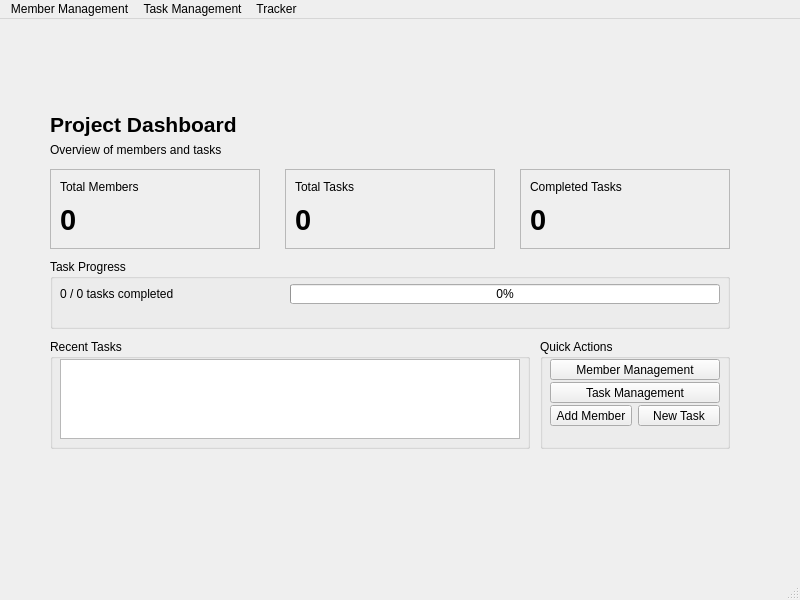
<?xml version="1.0" encoding="UTF-8"?>
<ui version="4.0">
 <class>MainWindow</class>
 <widget class="QMainWindow" name="MainWindow">
  <property name="geometry">
   <rect>
    <x>0</x>
    <y>0</y>
    <width>800</width>
    <height>600</height>
   </rect>
  </property>
  <property name="windowTitle">
   <string>Company/Team Management System</string>
  </property>
  <property name="styleSheet">
   <string notr="true"/>
  </property>
  <widget class="QWidget" name="centralwidget">
   <widget class="QStackedWidget" name="stackedWidget">
    <property name="geometry">
     <rect>
      <x>30</x>
      <y>80</y>
      <width>721</width>
      <height>361</height>
     </rect>
    </property>
    <property name="currentIndex">
     <number>2</number>
    </property>
    <widget class="QWidget" name="pageMember">
     <widget class="QPushButton" name="btnAddMember">
      <property name="geometry">
       <rect>
        <x>20</x>
        <y>30</y>
        <width>151</width>
        <height>26</height>
       </rect>
      </property>
      <property name="text">
       <string>Add Member</string>
      </property>
     </widget>
     <widget class="QPushButton" name="btnDeleteMember">
      <property name="geometry">
       <rect>
        <x>20</x>
        <y>70</y>
        <width>151</width>
        <height>26</height>
       </rect>
      </property>
      <property name="text">
       <string>Delete Member</string>
      </property>
     </widget>
     <widget class="QPushButton" name="btnEditMember">
      <property name="geometry">
       <rect>
        <x>20</x>
        <y>110</y>
        <width>151</width>
        <height>26</height>
       </rect>
      </property>
      <property name="text">
       <string>Edit Member</string>
      </property>
     </widget>
     <widget class="QTableWidget" name="tableMember">
      <property name="geometry">
       <rect>
        <x>180</x>
        <y>30</y>
        <width>511</width>
        <height>261</height>
       </rect>
      </property>
     </widget>
     <widget class="QPushButton" name="btnSearch">
      <property name="geometry">
       <rect>
        <x>180</x>
        <y>0</y>
        <width>81</width>
        <height>26</height>
       </rect>
      </property>
      <property name="text">
       <string>Search</string>
      </property>
     </widget>
    </widget>
    <widget class="QWidget" name="pageTask">
     <widget class="QPushButton" name="btnNewTask">
      <property name="geometry">
       <rect>
        <x>20</x>
        <y>30</y>
        <width>141</width>
        <height>26</height>
       </rect>
      </property>
      <property name="text">
       <string>New Task</string>
      </property>
     </widget>
     <widget class="QPushButton" name="btnDeleteTask">
      <property name="geometry">
       <rect>
        <x>20</x>
        <y>70</y>
        <width>141</width>
        <height>26</height>
       </rect>
      </property>
      <property name="text">
       <string>Delete Task</string>
      </property>
     </widget>
     <widget class="QPushButton" name="btnAssignTask">
      <property name="geometry">
       <rect>
        <x>20</x>
        <y>110</y>
        <width>141</width>
        <height>26</height>
       </rect>
      </property>
      <property name="text">
       <string>Assign Task</string>
      </property>
     </widget>
     <widget class="QTableWidget" name="tableTask">
      <property name="geometry">
       <rect>
        <x>170</x>
        <y>30</y>
        <width>511</width>
        <height>261</height>
       </rect>
      </property>
     </widget>
     <widget class="QPushButton" name="btnSearch_2">
      <property name="geometry">
       <rect>
        <x>170</x>
        <y>0</y>
        <width>81</width>
        <height>26</height>
       </rect>
      </property>
      <property name="text">
       <string>Search</string>
      </property>
     </widget>
     <widget class="QPushButton" name="btnEditTask">
      <property name="geometry">
       <rect>
        <x>20</x>
        <y>150</y>
        <width>141</width>
        <height>26</height>
       </rect>
      </property>
      <property name="text">
       <string>Edit Task</string>
      </property>
     </widget>
    </widget>
    <widget class="QWidget" name="pageProject">
     <widget class="QLabel" name="labelHomeTitle">
      <property name="geometry">
       <rect>
        <x>20</x>
        <y>10</y>
        <width>681</width>
        <height>31</height>
       </rect>
      </property>
      <property name="font">
       <font>
        <pointsize>16</pointsize>
        <bold>true</bold>
       </font>
      </property>
      <property name="text">
       <string>Project Dashboard</string>
      </property>
     </widget>
     <widget class="QLabel" name="labelHomeSubtitle">
      <property name="geometry">
       <rect>
        <x>20</x>
        <y>40</y>
        <width>681</width>
        <height>21</height>
       </rect>
      </property>
      <property name="text">
       <string>Overview of members and tasks</string>
      </property>
     </widget>
     <widget class="QFrame" name="frameCardMembers">
      <property name="geometry">
       <rect>
        <x>20</x>
        <y>70</y>
        <width>210</width>
        <height>80</height>
       </rect>
      </property>
      <property name="frameShape">
       <enum>QFrame::StyledPanel</enum>
      </property>
      <property name="frameShadow">
       <enum>QFrame::Raised</enum>
      </property>
      <widget class="QLabel" name="labelCardMembersTitle">
       <property name="geometry">
        <rect>
         <x>10</x>
         <y>10</y>
         <width>191</width>
         <height>16</height>
        </rect>
       </property>
       <property name="text">
        <string>Total Members</string>
       </property>
      </widget>
      <widget class="QLabel" name="labelTotalMembers">
       <property name="geometry">
        <rect>
         <x>10</x>
         <y>30</y>
         <width>191</width>
         <height>41</height>
        </rect>
       </property>
       <property name="font">
        <font>
         <pointsize>22</pointsize>
         <bold>true</bold>
        </font>
       </property>
       <property name="text">
        <string>0</string>
       </property>
      </widget>
     </widget>
     <widget class="QFrame" name="frameCardTasks">
      <property name="geometry">
       <rect>
        <x>255</x>
        <y>70</y>
        <width>210</width>
        <height>80</height>
       </rect>
      </property>
      <property name="frameShape">
       <enum>QFrame::StyledPanel</enum>
      </property>
      <property name="frameShadow">
       <enum>QFrame::Raised</enum>
      </property>
      <widget class="QLabel" name="labelCardTasksTitle">
       <property name="geometry">
        <rect>
         <x>10</x>
         <y>10</y>
         <width>191</width>
         <height>16</height>
        </rect>
       </property>
       <property name="text">
        <string>Total Tasks</string>
       </property>
      </widget>
      <widget class="QLabel" name="labelTotalTasks">
       <property name="geometry">
        <rect>
         <x>10</x>
         <y>30</y>
         <width>191</width>
         <height>41</height>
        </rect>
       </property>
       <property name="font">
        <font>
         <pointsize>22</pointsize>
         <bold>true</bold>
        </font>
       </property>
       <property name="text">
        <string>0</string>
       </property>
      </widget>
     </widget>
     <widget class="QFrame" name="frameCardCompleted">
      <property name="geometry">
       <rect>
        <x>490</x>
        <y>70</y>
        <width>210</width>
        <height>80</height>
       </rect>
      </property>
      <property name="frameShape">
       <enum>QFrame::StyledPanel</enum>
      </property>
      <property name="frameShadow">
       <enum>QFrame::Raised</enum>
      </property>
      <widget class="QLabel" name="labelCardCompletedTitle">
       <property name="geometry">
        <rect>
         <x>10</x>
         <y>10</y>
         <width>191</width>
         <height>16</height>
        </rect>
       </property>
       <property name="text">
        <string>Completed Tasks</string>
       </property>
      </widget>
      <widget class="QLabel" name="labelCompletedTasks">
       <property name="geometry">
        <rect>
         <x>10</x>
         <y>30</y>
         <width>191</width>
         <height>41</height>
        </rect>
       </property>
       <property name="font">
        <font>
         <pointsize>22</pointsize>
         <bold>true</bold>
        </font>
       </property>
       <property name="text">
        <string>0</string>
       </property>
      </widget>
     </widget>
     <widget class="QGroupBox" name="groupTaskProgress">
      <property name="geometry">
       <rect>
        <x>20</x>
        <y>160</y>
        <width>680</width>
        <height>70</height>
       </rect>
      </property>
      <property name="title">
       <string>Task Progress</string>
      </property>
      <widget class="QLabel" name="labelProgressText">
       <property name="geometry">
        <rect>
         <x>10</x>
         <y>25</y>
         <width>220</width>
         <height>20</height>
        </rect>
       </property>
       <property name="text">
        <string>0 / 0 tasks completed</string>
       </property>
      </widget>
      <widget class="QProgressBar" name="progressTasks">
       <property name="geometry">
        <rect>
         <x>240</x>
         <y>25</y>
         <width>430</width>
         <height>20</height>
        </rect>
       </property>
       <property name="value">
        <number>0</number>
       </property>
      </widget>
     </widget>
     <widget class="QGroupBox" name="groupRecentTasks">
      <property name="geometry">
       <rect>
        <x>20</x>
        <y>240</y>
        <width>480</width>
        <height>110</height>
       </rect>
      </property>
      <property name="title">
       <string>Recent Tasks</string>
      </property>
      <widget class="QTableWidget" name="tableRecentTasks">
       <property name="geometry">
        <rect>
         <x>10</x>
         <y>20</y>
         <width>460</width>
         <height>80</height>
        </rect>
       </property>
      </widget>
     </widget>
     <widget class="QGroupBox" name="groupQuickActions">
      <property name="geometry">
       <rect>
        <x>510</x>
        <y>240</y>
        <width>190</width>
        <height>110</height>
       </rect>
      </property>
      <property name="title">
       <string>Quick Actions</string>
      </property>
      <widget class="QPushButton" name="btnGoMember">
       <property name="geometry">
        <rect>
         <x>10</x>
         <y>20</y>
         <width>170</width>
         <height>21</height>
        </rect>
       </property>
       <property name="text">
        <string>Member Management</string>
       </property>
      </widget>
      <widget class="QPushButton" name="btnGoTask">
       <property name="geometry">
        <rect>
         <x>10</x>
         <y>43</y>
         <width>170</width>
         <height>21</height>
        </rect>
       </property>
       <property name="text">
        <string>Task Management</string>
       </property>
      </widget>
      <widget class="QPushButton" name="btnQuickAddMember">
       <property name="geometry">
        <rect>
         <x>10</x>
         <y>66</y>
         <width>82</width>
         <height>21</height>
        </rect>
       </property>
       <property name="text">
        <string>Add Member</string>
       </property>
      </widget>
      <widget class="QPushButton" name="btnQuickNewTask">
       <property name="geometry">
        <rect>
         <x>98</x>
         <y>66</y>
         <width>82</width>
         <height>21</height>
        </rect>
       </property>
       <property name="text">
        <string>New Task</string>
       </property>
      </widget>
     </widget>
    </widget>
   </widget>
   <widget class="QLabel" name="label">
    <property name="geometry">
     <rect>
      <x>20</x>
      <y>0</y>
      <width>81</width>
      <height>81</height>
     </rect>
    </property>
    <property name="text">
     <string/>
    </property>
    <property name="pixmap">
     <pixmap>:/images/75size.png</pixmap>
    </property>
   </widget>
  </widget>
  <widget class="QMenuBar" name="menubar">
   <property name="geometry">
    <rect>
     <x>0</x>
     <y>0</y>
     <width>800</width>
     <height>33</height>
    </rect>
   </property>
   <widget class="QMenu" name="actionMember">
    <property name="title">
     <string>Member Management</string>
    </property>
    <addaction name="actionAdd_members"/>
   </widget>
   <widget class="QMenu" name="actionTask">
    <property name="title">
     <string>Task Management</string>
    </property>
    <addaction name="actionCreate_a_new_task"/>
   </widget>
   <widget class="QMenu" name="actionTracker">
    <property name="title">
     <string>Tracker</string>
    </property>
    <addaction name="actionHomePage"/>
   </widget>
   <addaction name="actionMember"/>
   <addaction name="actionTask"/>
   <addaction name="actionTracker"/>
  </widget>
  <widget class="QStatusBar" name="statusbar"/>
  <action name="actionTask_Management">
   <property name="text">
    <string>Add members</string>
   </property>
  </action>
  <action name="actionRemove_members">
   <property name="enabled">
    <bool>true</bool>
   </property>
   <property name="text">
    <string>Remove members</string>
   </property>
  </action>
  <action name="actionMember_list">
   <property name="enabled">
    <bool>true</bool>
   </property>
   <property name="text">
    <string>Member list</string>
   </property>
  </action>
  <action name="actionCreate_a_new_task">
   <property name="enabled">
    <bool>true</bool>
   </property>
   <property name="text">
    <string>HomePage</string>
   </property>
  </action>
  <action name="actionAssign_a_task">
   <property name="enabled">
    <bool>true</bool>
   </property>
   <property name="text">
    <string>Assign a task</string>
   </property>
  </action>
  <action name="actionTask_list">
   <property name="enabled">
    <bool>true</bool>
   </property>
   <property name="text">
    <string>Task list</string>
   </property>
  </action>
  <action name="actionCreate_a_new_project">
   <property name="text">
    <string>Create a new project</string>
   </property>
  </action>
  <action name="actionOpen_a_project">
   <property name="text">
    <string>Open a project</string>
   </property>
  </action>
  <action name="actionProject_settings">
   <property name="text">
    <string>Project settings</string>
   </property>
  </action>
  <action name="actionAdd_members">
   <property name="enabled">
    <bool>true</bool>
   </property>
   <property name="text">
    <string>HomePage</string>
   </property>
  </action>
  <action name="actionHomePage">
   <property name="text">
    <string>HomePage</string>
   </property>
  </action>
 </widget>
 <resources>
  <include location="resources.qrc"/>
 </resources>
 <connections/>
</ui>
